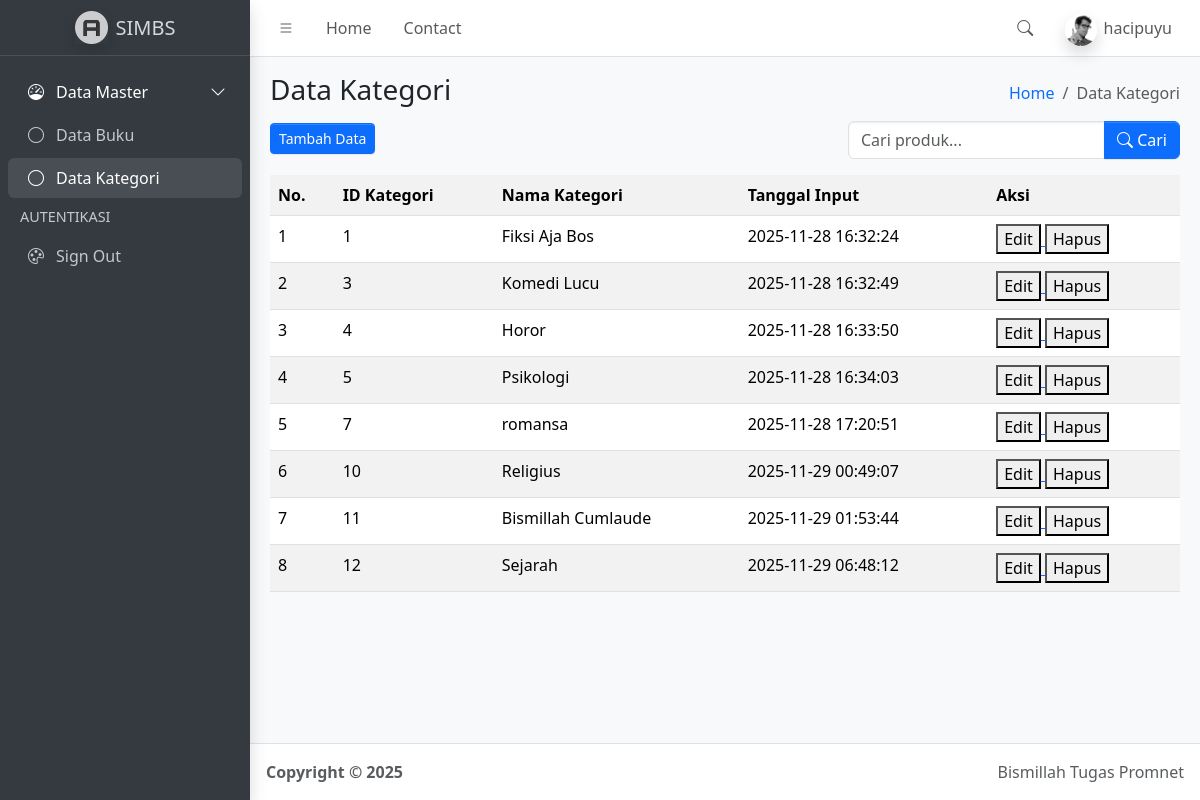
The app's page /index2.php (signed in) with its own data.
### tables this page shows
CREATE TABLE `data_kategori` (
  `id_kategori` int(11) NOT NULL,
  `nama_kategori` varchar(50) NOT NULL,
  `tanggal_input` timestamp NOT NULL DEFAULT current_timestamp()
);

### function.php (called while the page is built, shortened)
<?php
    $conn = mysqli_connect("localhost", "root", "", "simbs");
function query($query){
    global $conn;
    $result = mysqli_query($conn, $query);
    $rows = [];
    while( $row = mysqli_fetch_assoc($result) ) {
        $rows[] = $row;
    }
    return $rows;
}
$kategori_query = "SELECT * FROM data_kategori";
?>

### index2.php (the view, shortened to what this page needs)
<?php
  require("function.php");
  $data_kategori = query($kategori_query);
?>
<!doctype html>
<html lang="en">
  <head>
    <link
      rel="stylesheet"
      href="https://cdn.jsdelivr.net/npm/@fontsource/source-sans-3@5.0.12/index.css"
      media="print"
      onload="this.media='all'"
    />
    <link
      rel="stylesheet"
      href="https://cdn.jsdelivr.net/npm/overlayscrollbars@2.11.0/styles/overlayscrollbars.min.css"
    />
    <link
      rel="stylesheet"
      href="https://cdn.jsdelivr.net/npm/bootstrap-icons@1.13.1/font/bootstrap-icons.min.css"
    />
    <link rel="stylesheet" href="dist/css/adminlte.min.css" />
    <link
      rel="stylesheet"
      href="https://cdn.jsdelivr.net/npm/apexcharts@3.37.1/dist/apexcharts.css"
    />
    <link
      rel="stylesheet"
      href="https://cdn.jsdelivr.net/npm/jsvectormap@1.5.3/dist/css/jsvectormap.min.css"
    />
  </head>
  <body class="layout-fixed sidebar-expand-lg bg-body-tertiary">
    <div class="app-wrapper">
      <nav class="app-header navbar navbar-expand bg-body">
        <div class="container-fluid">
          <ul class="navbar-nav">
            <li class="nav-item">
              <a class="nav-link" data-lte-toggle="sidebar" href="#" role="button">
                <i class="bi bi-list"></i>
              </a>
            </li>
            <li class="nav-item d-none d-md-block">
              <a href="index.php" class="nav-link">Home</a>
            </li>
            <li class="nav-item d-none d-md-block">
              <a href="#" class="nav-link">Contact</a>
            </li>
          </ul>
          <ul class="navbar-nav ms-auto">
            <li class="nav-item">
              <a class="nav-link" data-widget="navbar-search" href="#" role="button">
                <i class="bi bi-search"></i>
              </a>
            </li>
            <li class="nav-item dropdown user-menu">
              <a href="#" class="nav-link dropdown-toggle" data-bs-toggle="dropdown">
                <img
                  src="dist/assets/img/user2-160x160.jpg"
                  class="user-image rounded-circle shadow"
                  alt="User Image"
                />
                <span class="d-none d-md-inline"><?php
        echo
            $_SESSION["username"]
        ?></span>
              </a>
            </li>
          </ul>
        </div>
      </nav>
      <aside class="app-sidebar bg-body-secondary shadow" data-bs-theme="dark">
        <div class="sidebar-brand">
          <a href="index.php" class="brand-link">
            <img
              src="dist/assets/img/AdminLTELogo.png"
              alt="AdminLTE Logo"
              class="brand-image opacity-75 shadow"
            />
            <span class="brand-text fw-light">SIMBS</span>
          </a>
        </div>
        <div class="sidebar-wrapper">
          <nav class="mt-2">
            <ul
              class="nav sidebar-menu flex-column"
              data-lte-toggle="treeview"
              role="navigation"
              aria-label="Main navigation"
              data-accordion="false"
              id="navigation"
            >
              <li class="nav-item menu-open">
              <a href="#" class="nav-link active">
                  <i class="nav-icon bi bi-speedometer"></i>
                  <p>
                    Data Master
                  </p>
                </a>
                <ul class="nav nav-treeview">
                  <li class="nav-item">
                    <a href="index.php" class="nav-link">
                      <i class="nav-icon bi bi-circle"></i>
                      <p>Data Buku</p>
                    </a>
                  </li>
                  <li class="nav-item">
                    <a href="#index2.php" class="nav-link active">
                      <i class="nav-icon bi bi-circle"></i>
                      <p>Data Kategori</p>
                    </a>
                  </li>
                </ul>
              </li>
              <li class="nav-header">AUTENTIKASI</li>
              <li class="nav-item">
                <a href="logout.php" class="nav-link">
                  <i class="nav-icon bi bi-palette"></i>
                  <p>Sign Out</p>
                </a>
              </li>
            </ul>
          </nav>
        </div>
      </aside>
      <main class="app-main">
        <div class="app-content-header">
          <div class="container-fluid">
            <div class="row">
              <div class="col-sm-6">
                <h3 class="mb-3">Data Kategori</h3>
                <a href="tambah_kategori.php">
                  <button class="btn-sm btn btn-primary">Tambah Data</button>
                </a>
              </div>
              <div class="col-sm-6 d-flex flex-column align-items-end">
                <ol class="breadcrumb">
                  <li class="breadcrumb-item"><a href="index.php">Home</a></li>
                  <li class="breadcrumb-item active" aria-current="page">Data Kategori</li>
                </ol>
                <form class="mt-2" action="" method="POST">
                  <div class="input-group">
                  <input
                    type="text"
                    class="form-control"
                    name="keyword"
                    placeholder="Cari produk..."
                  >
                  <button class="btn btn-primary" type="submit" name="tombol_search">
                    <i class="bi bi-search"></i> Cari
                  </button>
                </div>
                </form>
              </div>
            </div>
          </div>
        </div>
        <div class="app-content">
          <div class="container-fluid">
            <div class="row">
              <div class="col">
                <table class="table table-striped table-hover">
                  <tr>
                    <th>No.</th>
                    <th>ID Kategori</th>
                    <th>Nama Kategori</th>
                    <th>Tanggal Input</th>
                    <th>Aksi</th>
                  </tr>
                  <?php $no=1 ?>
                <?php foreach($data_kategori as $data): ?>
                <tr>
                    <td> <?= $no ?> </td>
                    <td> <?= $data['id_kategori'] ?> </td>
                    <td> <?= $data['nama_kategori'] ?> </td>
                    <td> <?= $data['tanggal_input'] ?> </td>
                    <td>
                        <a href="ubah_data_kategori.php?id_kategori=<?= $data['id_kategori'] ?>">
                            <button class="btn-sm btn-success">Edit</button>
                        </a>
                        <a href="hapus_data_kategori.php?id_kategori=<?= $data['id_kategori'] ?>">
                            <button class="btn-sm btn-danger">Hapus</button>
                        </a>
                    </td>
                </tr>
                <?php $no++; ?>
                <?php endforeach; ?>
                </table>
              </div>
            </div>
          </div>
        </div>
      </main>
      <footer class="app-footer">
        <div class="float-end d-none d-sm-inline">Bismillah Tugas Promnet</div>
        <strong>
          Copyright &copy; 2025&nbsp;
        </strong>
      </footer>
    </div>
  </body>
</html>

### records on screen
data_kategori: id_kategori "1", nama_kategori "Fiksi Aja Bos", tanggal_input "2025-11-28 16:32:24"
data_kategori: id_kategori "3", nama_kategori "Komedi Lucu", tanggal_input "2025-11-28 16:32:49"
data_kategori: id_kategori "4", nama_kategori "Horor", tanggal_input "2025-11-28 16:33:50"
data_kategori: id_kategori "5", nama_kategori "Psikologi", tanggal_input "2025-11-28 16:34:03"
data_kategori: id_kategori "7", nama_kategori "romansa", tanggal_input "2025-11-28 17:20:51"
data_kategori: id_kategori "10", nama_kategori "Religius", tanggal_input "2025-11-29 00:49:07"
data_kategori: id_kategori "11", nama_kategori "Bismillah Cumlaude", tanggal_input "2025-11-29 01:53:44"
data_kategori: id_kategori "12", nama_kategori "Sejarah", tanggal_input "2025-11-29 06:48:12"

### other values on screen
$_SESSION["username"] "hacipuyu"
